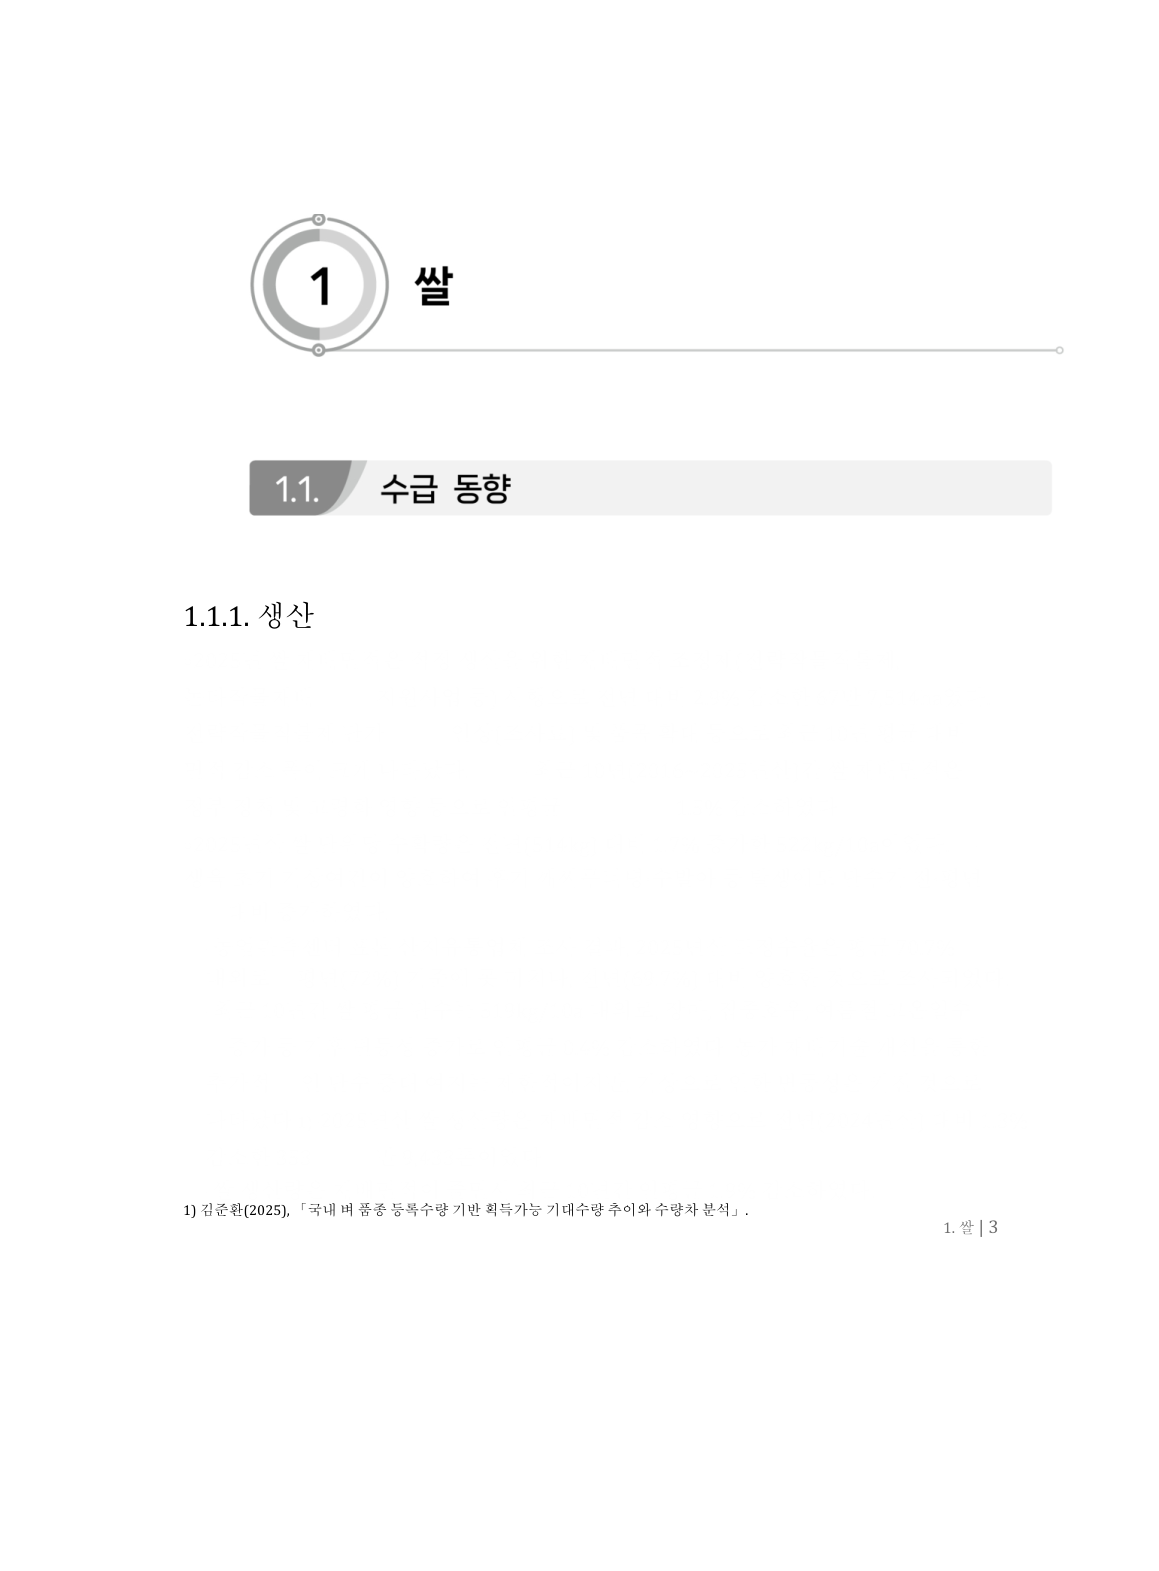

Generate this figure with Python:
import docx
from docx.shared import Inches, Pt, Mm
import win32com.client
import pythoncom
import fitz

docx_path = r"C:\Users\note\vf\vf21_pdf_clone_농업전망\result\[036]_농업전망_제1원본_템플릿_골격_레이아웃.docx"
test_docx = r"C:\Users\note\vf\vf21_pdf_clone_농업전망\process\test_p03_clean_banner.docx"
test_pdf = r"C:\Users\note\vf\vf21_pdf_clone_농업전망\process\test_p03_clean_banner.pdf"
banner_img = r"C:\Users\note\vf\vf21_pdf_clone_농업전망\process\sec1_full_header_p03.png"

doc = docx.Document(docx_path)

# P032 is the empty paragraph with 4 floating drawings
# P033 is '1\t쌀'
# P034 is '1.1.\t수급 동향'

# Let's clear drawings from P032
p32 = doc.paragraphs[32]
p32._element.clear_content()

# In P033, replace content with banner_img
p33 = doc.paragraphs[33]
p33._element.clear_content()
run = p33.add_run()
# Original rect width is 400 pt = 141 mm = 5.55 inches
run.add_picture(banner_img, width=Inches(5.55))
p33.paragraph_format.space_before = Pt(45)
p33.paragraph_format.space_after = Pt(12)

# Clear P034 since '1.1. 수급 동향' is in banner_img
p34 = doc.paragraphs[34]
p34._element.clear_content()
p34.paragraph_format.space_before = Pt(0)
p34.paragraph_format.space_after = Pt(0)

# P035 is '1.1.1. 생산'
p35 = doc.paragraphs[35]
p35.paragraph_format.space_before = Pt(6)
p35.paragraph_format.space_after = Pt(6)

doc.save(test_docx)
print("Saved test_p03_clean_banner.docx")

pythoncom.CoInitialize()
word = win32com.client.DispatchEx("Word.Application")
word.Visible = False
word.DisplayAlerts = 0
try:
    wdoc = word.Documents.Open(test_docx)
    wdoc.SaveAs(test_pdf, FileFormat=17)
    wdoc.Close(False)
finally:
    word.Quit()
    pythoncom.CoUninitialize()

print("Exported test_p03_clean_banner.pdf")

pdoc = fitz.open(test_pdf)
print("Page count:", len(pdoc))
pix = pdoc[2].get_pixmap(dpi=150)
out_img = r"C:\Users\note\vf\vf21_pdf_clone_농업전망\process\test_p03_clean_banner.png"
pix.save(out_img)
print("Saved test_p03_clean_banner.png")
